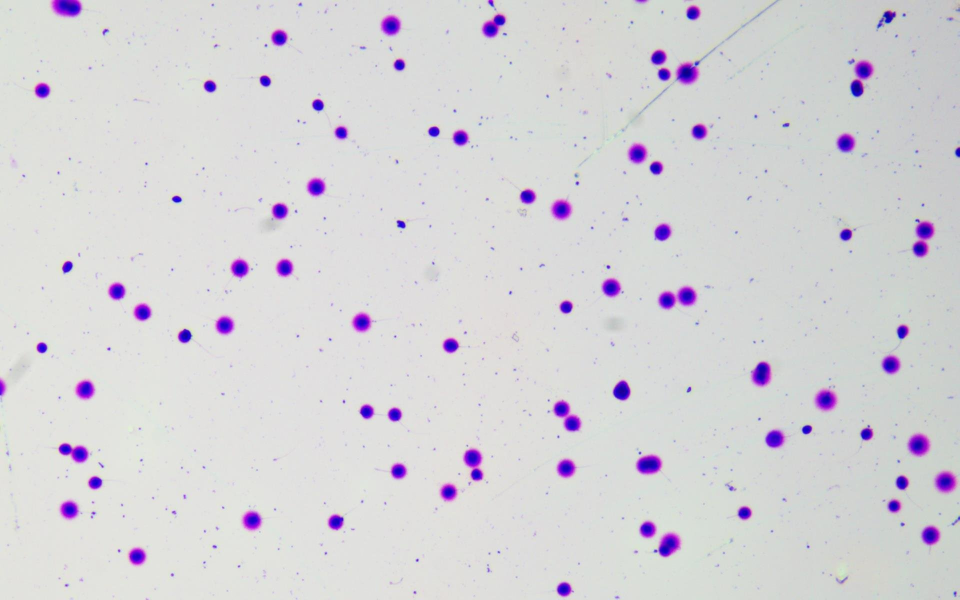
#> input picture 1.jpg, 1920 x 1200 px (shown at 1/2 size)
$ python 01_answer.py
#> lines starting #> are read from the running program, lines starting #| are printed output that depends on the picture; after the words box and inside, x2 and y2 are one past the last pixel; in counts of white or black regions, pixels touching at a corner belong together
import cv2
import numpy as np
from matplotlib import pyplot as plt


#-------------------IMAGE 1: Cells-------------------
#---PART 1---显示
#read image.
img = cv2.imread('1.jpg')
#> img is the input picture: shape (1200, 1920, 3); mean B, G, R 215.7, 211.6, 213.7

#display original image.
plt.figure()
plt.imshow(cv2.cvtColor(img, cv2.COLOR_BGR2RGB))


#---PART 2---二值化
#grayscale conversion.
img_gray = cv2.cvtColor(img,cv2.COLOR_BGR2GRAY)

#binary conversion.
ret, img_bin = cv2.threshold(img_gray,127,255, 0)
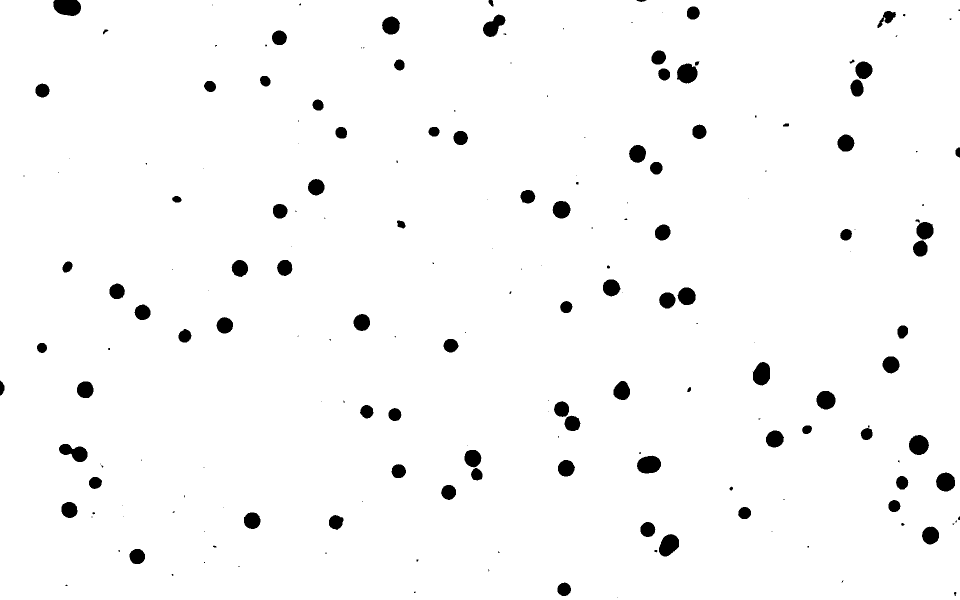
#> img_bin: shape (1200, 1920) (shown at 1/2 size); 97.4% white; 197 black regions (98 under 20 px), largest, box (x1, y1, x2, y2) and area: (106, 0, 162, 32) 1482, (1274, 911, 1322, 947) 1351, (1318, 1068, 1358, 1113) 1293

#display binary image.
plt.figure()
plt.imshow(img_bin, cmap='gray')


#---PART 3---轮廓选取
#remove salt&pepper noise using median filter.
img_med = cv2.medianBlur(img_bin, 15)
#> img_med: shape (1200, 1920); 97.7% white; 80 black regions

#find boundary by Contour map
contours, hierarchy = cv2.findContours(img_med,cv2.RETR_TREE,cv2.CHAIN_APPROX_SIMPLE)
#> contours = 76 contours; largest, box (x1, y1, x2, y2) and area: (0, 0, 1920, 1200) 2299104, (1318, 574, 1392, 617) 1784, (1826, 444, 1868, 513) 1702, (1701, 123, 1745, 193) 1618, (1108, 803, 1161, 863) 1498

#display boundary image.

img = cv2.drawContours(img, contours, -1, (0,255,0), 3)
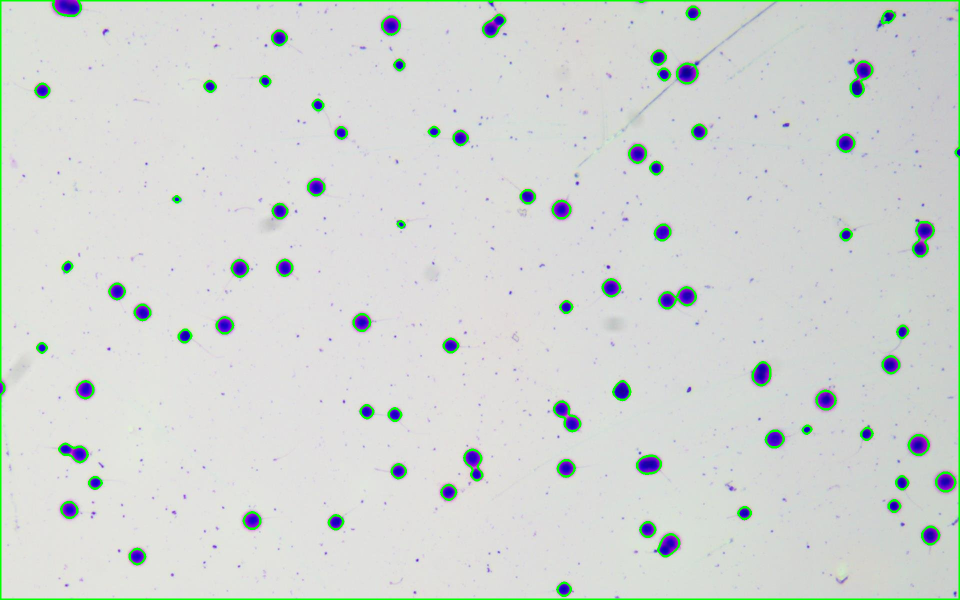
#> img: shape (1200, 1920, 3) (shown at 1/2 size); 2.21% of pixels changed, all inside (x1, y1, x2, y2) = (0, 0, 1920, 1200)
plt.figure()
plt.imshow(cv2.cvtColor(img, cv2.COLOR_BGR2RGB))


#---PART 4---轮廓面积,计数
#initialize a dict structure to save areas.
Areas={}
#Calculate areas and add to dict.
for i in range(1, len(contours), 1):
	Areas[str(i)] = cv2.contourArea(contours[i])
#> this loop made 75 passes
#> after the loop, Areas = 75 items

#draw "number:area" pairs on image
plt.figure()
plt.imshow(img)
for key, value in Areas.items():
	[xd,yd] = contours[int(key)][1][0]
	plt.text(xd, yd, key+':'+str(value), color="red", \
		fontdict={"fontsize":6,"fontweight":'bold',"ha":"left", "va":"baseline"})
#> this loop made 75 passes
#> (key, value, xd, yd) on passes 1 to 12: ('1', 519, 1126, 1165), ('2', 712.5, 273, 1097), ('3', 1286, 1338, 1068), ('4', 911, 1857, 1053), ('5', 658.5, 1292, 1044), ('6', 600, 669, 1030), ('7', 837, 502, 1024), ('8', 444, 1486, 1014), ('9', 778.5, 133, 1004), ('10', 405, 1786, 1000), ('11', 653, 897, 969), ('12', 438.5, 194, 954)

#display number of cells.
print('There are ' + str(len(Areas)) + ' cells in total.')
#| There are 75 cells in total.
print()


#-------------------IMAGE 2: lines-------------------
#Hough line detection
img = cv2.imread('2.jpg')
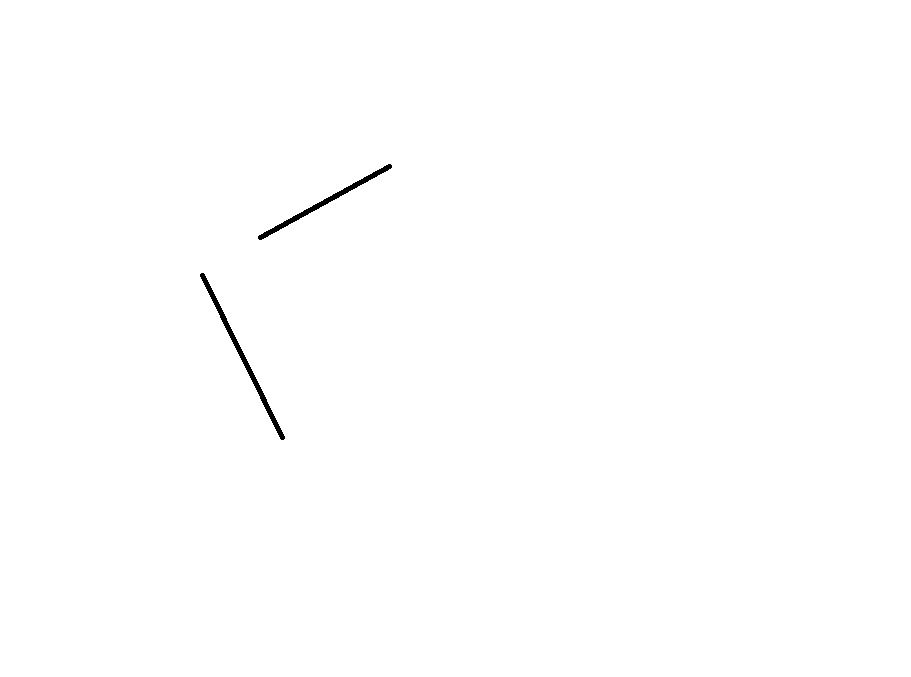
#> input picture 2.jpg, 911 x 677 px
#> img is the input picture: shape (677, 911, 3); min 0, max 255, mean 254.3
img_gray = cv2.cvtColor(img,cv2.COLOR_BGR2GRAY)
#> img_gray: shape (677, 911)
img_edges = cv2.Canny(img_gray, 50, 200)
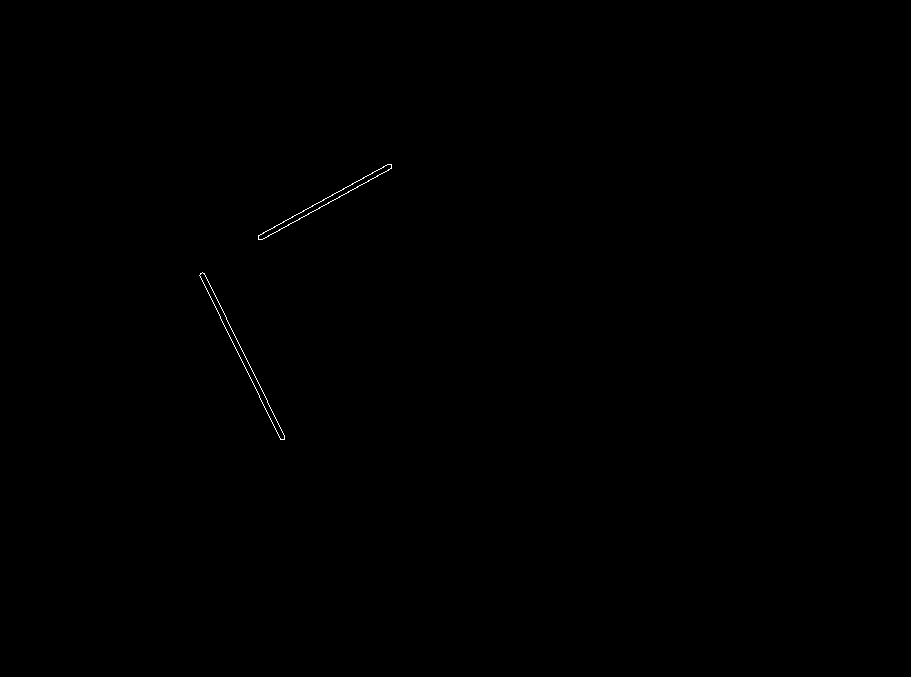
#> img_edges: shape (677, 911); 0.1% white in thin lines or dots, all inside (x1, y1, x2, y2) = (199, 164, 392, 440)
lines = cv2.HoughLines(img_edges,1,np.pi/180,100, 10)
#> lines = [[-64, 2.69], [-59, 2.69], [331, 1.06], [336, 1.06]]

#draw line 1
for rho,theta in lines[0]:
	a = np.cos(theta)
	b = np.sin(theta)
	x0 = a*rho
	y0 = b*rho
	x1 = int(x0 + 1000*(-b))
	y1 = int(y0 + 1000*(a))
	x2 = int(x0 - 1000*(-b))
	y2 = int(y0 - 1000*(a))
#> this loop made 1 pass
#> (rho, theta, a, b, x0, y0, x1, y1) on pass 1: (-64, 2.69, -0.899, 0.438, 57.52, -28.06, -380, -926)
cv2.line(img,(x1,y1),(x2,y2),(255,0,0),2)

#draw line 2
for rho,theta in lines[2]:
	a = np.cos(theta)
	b = np.sin(theta)
	x0 = a*rho
	y0 = b*rho
	x1 = int(x0 + 1000*(-b))
	y1 = int(y0 + 1000*(a))
	x2 = int(x0 - 1000*(-b))
	y2 = int(y0 - 1000*(a))
#> this loop made 1 pass
#> (rho, theta, a, b, x0, y0, x1, y1) on pass 1: (331, 1.06, 0.485, 0.875, 160.5, 289.5, -714, 774)
cv2.line(img,(x1,y1),(x2,y2),(255,0,0),2)

#calculate included angle
diff_angle = lines[0][0][1] - lines[2][0][1]
#> diff_angle = 1.62

#radiant to degree
diff_angle = diff_angle*180/np.pi
#> diff_angle = 93

#rounding
diff_angle = np.round(diff_angle,1)

#print result
print('The incluede angle between two lines is ' + str(diff_angle) + ' degree')
#| The incluede angle between two lines is 93.0 degree
print()

plt.figure()
plt.imshow(img)


#-------------------IMAGE 3: circle center-------------------
#read and preprocess image
img = cv2.imread('3.jpg', 0)
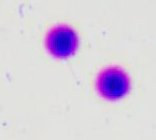
#> input picture 3.jpg, 156 x 140 px
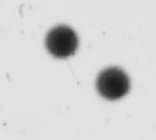
#> img: shape (140, 156); min 27, max 228, mean 210.9
img_blur = cv2.medianBlur(img,5)
cimg = cv2.cvtColor(img,cv2.COLOR_GRAY2BGR)

#Hough circle detection
circles = cv2.HoughCircles(img_blur,cv2.HOUGH_GRADIENT,1,20,param1=50,param2=30,minRadius=0,maxRadius=0)
#> circles = [[112.5, 83.5, 15.6], [61.5, 41.5, 15]]

#rounding
circles = np.uint16(np.around(circles))
#> circles = [[112, 84, 16], [62, 42, 15]]

#draw circles and centers.
for i in circles[0,:]:
	# draw the outer circle
	cv2.circle(cimg,(i[0],i[1]),i[2],(0,255,0),2)
	# draw the center of the circle
	cv2.circle(cimg,(i[0],i[1]),2,(255,0,0),3)
#> this loop made 2 passes
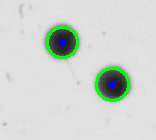
#> cimg: shape (140, 156, 3); mean B, G, R 208.3, 214.2, 207.3
plt.figure()
plt.imshow(cimg)

#calculates distance.
x1 = circles[0,0,0]
#> x1 = 112
y1 = circles[0,0,1]
#> y1 = 84
x2 = circles[0,1,0]
#> x2 = 62
y2 = circles[0,1,1]
#> y2 = 42

distance = np.round(np.sqrt((x1-x2)**2+(y1-y2)**2),2)
#> distance = 65.3

#print center coordinates and distance between them.
print("The circle center coordinates are:")
print('('+str(x1)+','+str(y1)+')')
#| (112,84)
print('('+str(x2)+','+str(y2)+')')
#| (62,42)
print()
print("The distance between circle centers is:")
print(distance)
#| 65.3
print()


#------------show result images---------------------
plt.show()
